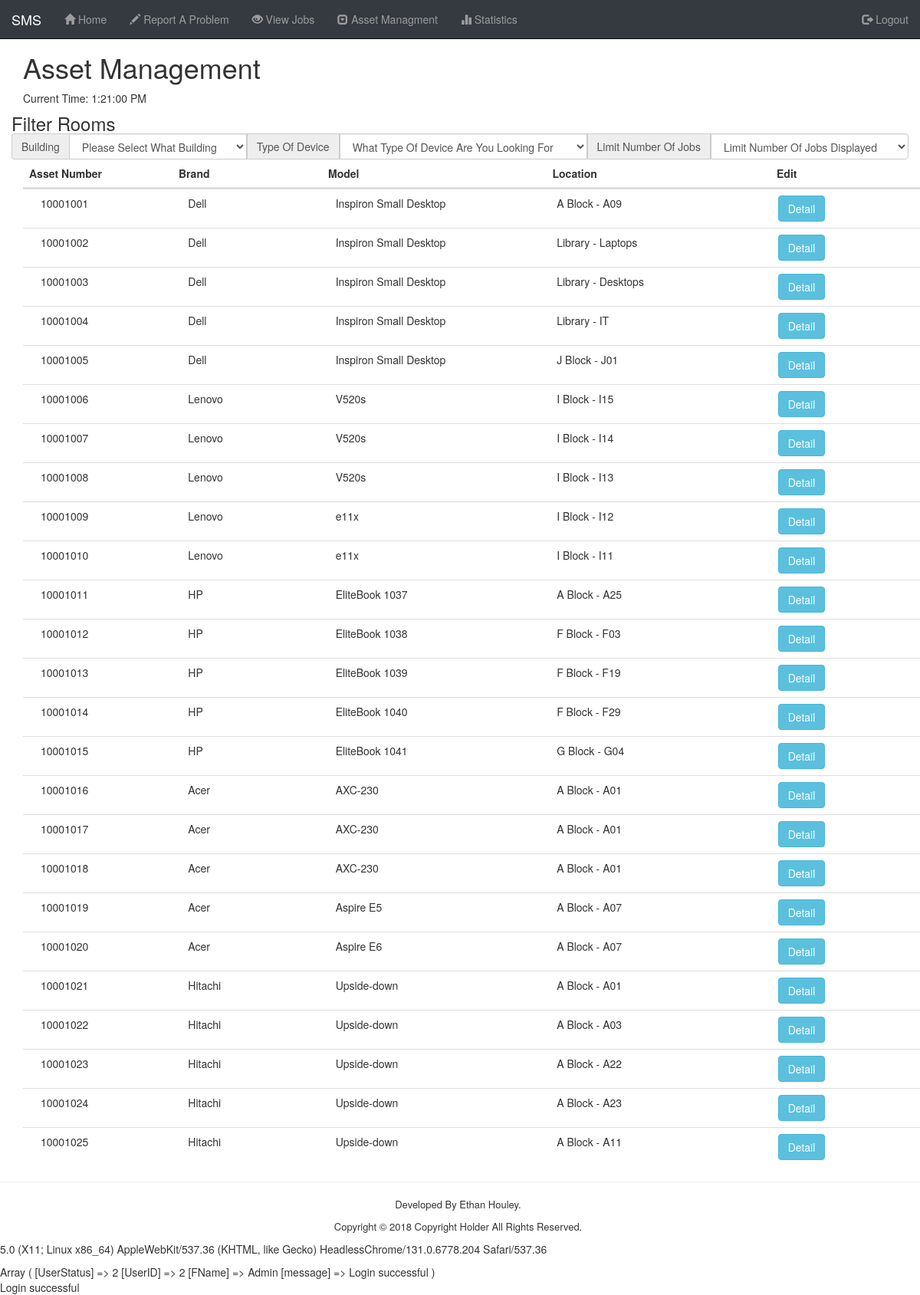
/View/View_Asset.php (signed in), run on the app's committed database.
### tables this page shows
CREATE TABLE `asset` (
  `AssetID` int(10) UNSIGNED NOT NULL,
  `Brand` varchar(25) NOT NULL,
  `Type` varchar(255) DEFAULT NULL,
  `Model` varchar(25) NOT NULL,
  `Serial_Number` varchar(255) NOT NULL,
  `DateIntroduced` date NOT NULL,
  `DateWrittenOff` date DEFAULT NULL,
  `RoomID` int(10) UNSIGNED DEFAULT NULL
);

CREATE TABLE `building` (
  `BuildingID` int(10) UNSIGNED NOT NULL,
  `BuildingName` varchar(255) NOT NULL
);

CREATE TABLE `rooms` (
  `RoomID` int(10) UNSIGNED NOT NULL,
  `RoomName` varchar(255) NOT NULL,
  `BuildingID` int(10) UNSIGNED NOT NULL
);

### View/View_Asset.php (the view, shortened to what this page needs)
<?php
	require_once '../View/Include/Master_Include.php';
?>
<div class="Work_Around_Nav">
  <div class="container">
    <h1>Asset Management</h1>
  </div>
  <div class="container">
    <div class="row">
		<div class="No_Phone No_Tablet">
				<div class="row_heading">
			 <h3>Filter Rooms</h3>
		 </div>
		 <div class="input-group">
			 <span class="input-group-addon" id="basic-addon1">Building</span>
			 <select class="form-control" name="Building" id="BuildingNumber" onchange="GetRoomInfo(this.value)">
				 <option disabled selected>Please Select What Building </option>
				 <?php
				 echo "</select>";
				 ?>
				 <span class="input-group-addon" id="basic-addon1">Type Of Device</span>
				 <select class="form-control" name="Displayed" id="Displayed">
					 <option disabled selected>What Type Of Device Are You Looking For </option>
					 <?php
					 echo	'</select>';
					 ?>
				 <span class="input-group-addon" id="basic-addon1">Limit Number Of Jobs</span>
				 <select class="form-control" name="Displayed" id="Displayed">
					 <option disabled selected>Limit Number Of Jobs Displayed </option>
				 </select>
		 </div>
		 </div>
    </div>
    <div class="container">
      <div class="row">
          <div class="col-md-2 col-xs-4 Heading_Table">Asset Number</div>
          <div class="col-md-2 col-xs-3 Heading_Table">Brand</div>
          <div class="col-md-3 No_Phone No_Tablet Heading_Table">Model</div>
          <div class="col-md-3 col-xs-3 Heading_Table">Location</div>
          <div class="col-md-2 col-xs-2 Heading_Table">Edit</div>
      </div>
      <?php
        $JobsLogged_MySQL = "SELECT * FROM asset
					INNER JOIN rooms ON asset.RoomID = rooms.RoomID
					INNER JOIN building ON rooms.BuildingID = building.BuildingID ";
        $conn = dbConnect();
      	$stmt = $conn->prepare($JobsLogged_MySQL);
      	$stmt->execute();
      	$result = $stmt->fetchAll();
				$count = 0;
        foreach($result as $row) {
          echo '<div class="Row_Table row" id="'.$count++.'">';
          echo '<div class="col-md-2 col-xs-4"> ' . $row['AssetID'] . ' </div>';
          echo '<div class="col-md-2 col-xs-3">' . $row['Brand'] . '</div>';
          echo '<div class="col-md-3 No_Phone No_Tablet">' . $row['Model'] . '</div>';
					echo '<div class="col-md-3 col-xs-3">'. $row['BuildingName'] . ' - ' . $row['RoomName'] . '</div>';
    			echo '<div class="col-md-2 col-xs-2"><button type="button" class="btn btn-ms btn-info" name="button" onclick="OpenAsset(this)" value="'. $row['AssetID'] .'" data-toggle="modal" data-target="#AssetInfo">Detail</button></div>';
          echo "</div>";
        }
      ?>
    </div>
  </div>
  <hr>
</div>

### View/CSS/master.css (style rules this page uses)
.Work_Around_Nav { padding-top: 48px; }
h3 { margin: 0 !important; }
.Heading_Table { border-bottom: 2px solid rgb(221, 221, 221); padding: 8px; line-height: 1.42857143; font-size: 14px; font-weight: bold; text-align: left; }
.Row_Table { padding: 8px; line-height: 1.42857143; vertical-align: top; border-top: 1px solid rgb(221, 221, 221); }

### data on the page
asset: AssetID "10001001", Brand "Dell", Model "Inspiron Small Desktop", building.BuildingName "A Block", RoomID.RoomName "A09"
asset: AssetID "10001002", Brand "Dell", Model "Inspiron Small Desktop", building.BuildingName "Library", RoomID.RoomName "Laptops"
asset: AssetID "10001003", Brand "Dell", Model "Inspiron Small Desktop", building.BuildingName "Library", RoomID.RoomName "Desktops"
asset: AssetID "10001004", Brand "Dell", Model "Inspiron Small Desktop", building.BuildingName "Library", RoomID.RoomName "IT"
asset: AssetID "10001005", Brand "Dell", Model "Inspiron Small Desktop", building.BuildingName "J Block", RoomID.RoomName "J01"
asset: AssetID "10001006", Brand "Lenovo", Model "V520s", building.BuildingName "I Block", RoomID.RoomName "I15"
asset: AssetID "10001007", Brand "Lenovo", Model "V520s", building.BuildingName "I Block", RoomID.RoomName "I14"
asset: AssetID "10001008", Brand "Lenovo", Model "V520s", building.BuildingName "I Block", RoomID.RoomName "I13"
asset: AssetID "10001009", Brand "Lenovo", Model "e11x", building.BuildingName "I Block", RoomID.RoomName "I12"
asset: AssetID "10001010", Brand "Lenovo", Model "e11x", building.BuildingName "I Block", RoomID.RoomName "I11"
asset: AssetID "10001011", Brand "HP", Model "EliteBook 1037", building.BuildingName "A Block", RoomID.RoomName "A25"
asset: AssetID "10001012", Brand "HP", Model "EliteBook 1038", building.BuildingName "F Block", RoomID.RoomName "F03"
asset: AssetID "10001013", Brand "HP", Model "EliteBook 1039", building.BuildingName "F Block", RoomID.RoomName "F19"
asset: AssetID "10001014", Brand "HP", Model "EliteBook 1040", building.BuildingName "F Block", RoomID.RoomName "F29"
asset: AssetID "10001015", Brand "HP", Model "EliteBook 1041", building.BuildingName "G Block", RoomID.RoomName "G04"
asset: AssetID "10001016", Brand "Acer", Model "AXC-230", building.BuildingName "A Block", RoomID.RoomName "A01"
asset: AssetID "10001017", Brand "Acer", Model "AXC-230", building.BuildingName "A Block", RoomID.RoomName "A01"
asset: AssetID "10001018", Brand "Acer", Model "AXC-230", building.BuildingName "A Block", RoomID.RoomName "A01"
asset: AssetID "10001019", Brand "Acer", Model "Aspire E5", building.BuildingName "A Block", RoomID.RoomName "A07"
asset: AssetID "10001020", Brand "Acer", Model "Aspire E6", building.BuildingName "A Block", RoomID.RoomName "A07"
asset: AssetID "10001021", Brand "Hitachi", Model "Upside-down", building.BuildingName "A Block", RoomID.RoomName "A01"
asset: AssetID "10001022", Brand "Hitachi", Model "Upside-down", building.BuildingName "A Block", RoomID.RoomName "A03"
asset: AssetID "10001023", Brand "Hitachi", Model "Upside-down", building.BuildingName "A Block", RoomID.RoomName "A22"
asset: AssetID "10001024", Brand "Hitachi", Model "Upside-down", building.BuildingName "A Block", RoomID.RoomName "A23"
asset: AssetID "10001025", Brand "Hitachi", Model "Upside-down", building.BuildingName "A Block", RoomID.RoomName "A11"

### other printed values
$_SESSION['message'] "Login successful"
